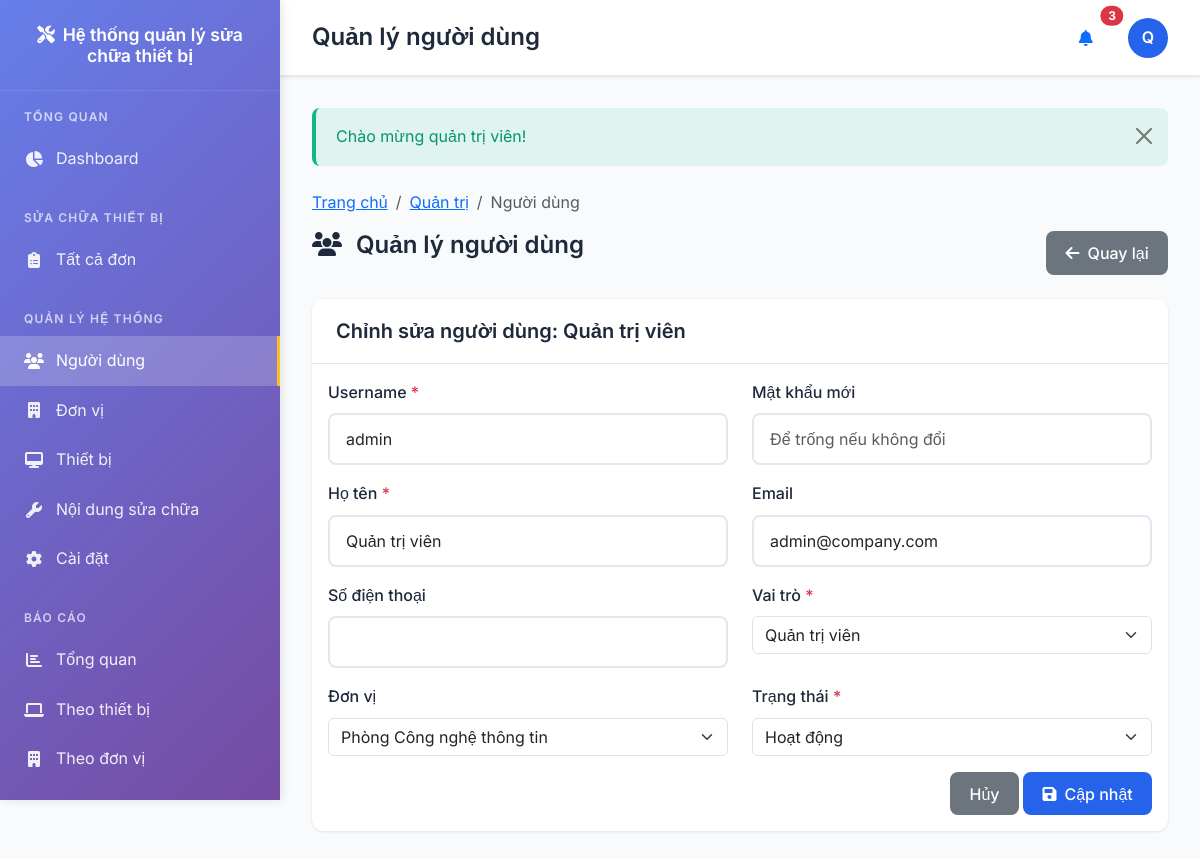
Screenshot of /admin/users.php?action=edit&id=1 (signed in) with the database file from the repository.
### tables this page shows
CREATE TABLE users (
    id INT AUTO_INCREMENT PRIMARY KEY,
    username VARCHAR(50) NOT NULL UNIQUE,
    password VARCHAR(255) NOT NULL,
    full_name VARCHAR(100) NOT NULL,
    email VARCHAR(100),
    phone VARCHAR(20),
    department_id INT,
    role_id INT NOT NULL,
    avatar VARCHAR(255),
    status ENUM('active', 'inactive') DEFAULT 'active',
    last_login TIMESTAMP NULL,
    created_at TIMESTAMP DEFAULT CURRENT_TIMESTAMP,
    updated_at TIMESTAMP DEFAULT CURRENT_TIMESTAMP ON UPDATE CURRENT_TIMESTAMP,
    FOREIGN KEY (department_id) REFERENCES departments(id) ON DELETE SET NULL,
    FOREIGN KEY (role_id) REFERENCES roles(id) ON DELETE RESTRICT
);

CREATE TABLE roles (
    id INT AUTO_INCREMENT PRIMARY KEY,
    name VARCHAR(50) NOT NULL UNIQUE,
    display_name VARCHAR(100) NOT NULL,
    description TEXT,
    created_at TIMESTAMP DEFAULT CURRENT_TIMESTAMP
);

CREATE TABLE departments (
    id INT AUTO_INCREMENT PRIMARY KEY,
    code VARCHAR(20) NOT NULL UNIQUE,
    name VARCHAR(200) NOT NULL,
    address TEXT,
    phone VARCHAR(20),
    email VARCHAR(100),
    manager_name VARCHAR(100),
    status ENUM('active', 'inactive') DEFAULT 'active',
    created_at TIMESTAMP DEFAULT CURRENT_TIMESTAMP,
    updated_at TIMESTAMP DEFAULT CURRENT_TIMESTAMP ON UPDATE CURRENT_TIMESTAMP
);

### admin/users.php (the view, shortened to what the rows shown need)
<?php
require_once __DIR__ . '/../config/config.php';
$userModel = new User();
$title = 'Quản lý người dùng';
$action = $_GET['action'] ?? 'list';
$db = Database::getInstance();
$roles = $db->fetchAll("SELECT * FROM roles ORDER BY display_name");
$departments = $db->fetchAll("SELECT * FROM departments WHERE status = 'active' ORDER BY name");
$filters = [
    'role_id' => $_GET['role_id'] ?? '',
    'department_id' => $_GET['department_id'] ?? '',
    'search' => $_GET['search'] ?? ''
];
$users = $userModel->getAll($filters);
$editUser = null;
if ($action === 'edit' && isset($_GET['id'])) {
    $editUser = $userModel->getById($_GET['id']);
}
?>
<div class="row mb-4">
    <div class="col-md-8">
        <h2 class="page-title">
            <i class="fas fa-users me-2"></i>
            Quản lý người dùng
        </h2>
    </div>
</div>
<?php if ($action === 'list'): ?>
    <div class="card mb-4">
        <div class="card-body">
            <form method="GET" class="row g-3">
                <div class="col-md-3">
                    <select name="role_id" class="form-select" onchange="this.form.submit()">
                        <option value="">Tất cả vai trò</option>
                        <?php foreach ($roles as $role): ?>
                            <option value="<?= $role['id'] ?>" <?= $filters['role_id'] == $role['id'] ? 'selected' : '' ?>>
                                <?= e($role['display_name']) ?>
                            </option>
                        <?php endforeach; ?>
                    </select>
                </div>
                <div class="col-md-3">
                    <select name="department_id" class="form-select" onchange="this.form.submit()">
                        <option value="">Tất cả đơn vị</option>
                        <?php foreach ($departments as $dept): ?>
                            <option value="<?= $dept['id'] ?>" <?= $filters['department_id'] == $dept['id'] ? 'selected' : '' ?>>
                                <?= e($dept['name']) ?>
                            </option>
                        <?php endforeach; ?>
                    </select>
                </div>
                <div class="col-md-4">
                    <div class="input-group">
                        <input type="text" name="search" class="form-control" placeholder="Tìm kiếm tên, username, email..."
                               value="<?= e($filters['search']) ?>">
                        <button class="btn btn-outline-secondary" type="submit">
                            <i class="fas fa-search"></i>
                        </button>
                    </div>
                </div>
                <div class="col-md-2">
                    <a href="<?= url('admin/users.php') ?>" class="btn btn-secondary w-100">
                        <i class="fas fa-redo me-1"></i>Làm mới
                    </a>
                </div>
            </form>
        </div>
    </div>
    <div class="card">
        <div class="card-body p-0">
            <?php if (empty($users)): ?>
                <div class="text-center py-5">
                    <i class="fas fa-users fa-3x text-muted mb-3"></i>
                    <h5 class="text-muted">Không có người dùng nào</h5>
                    <button type="button" class="btn btn-primary" data-bs-toggle="modal" data-bs-target="#createUserModal">
                        <i class="fas fa-plus me-2"></i>Thêm người dùng đầu tiên
                    </button>
                </div>
            <?php else: ?>
                <div class="table-responsive">
                    <table class="table table-hover mb-0">
                        <thead class="table-light">
                            <tr>
                                <th>Username</th>
                                <th>Họ tên</th>
                                <th>Email</th>
                                <th>Vai trò</th>
                                <th>Đơn vị</th>
                                <th>Trạng thái</th>
                                <th>Đăng nhập cuối</th>
                                <th class="text-center" width="120">Thao tác</th>
                            </tr>
                        </thead>
                        <tbody>
                            <?php foreach ($users as $user): ?>
                                <tr>
                                    <td>
                                        <strong><?= e($user['username']) ?></strong>
                                        <?php if ($user['id'] == current_user()['id']): ?>
                                            <span class="badge bg-info ms-1">Bạn</span>
                                        <?php endif; ?>
                                    </td>
                                    <td><?= e($user['full_name']) ?></td>
                                    <td><?= e($user['email']) ?></td>
                                    <td>
                                        <span class="badge bg-primary"><?= e($user['role_name']) ?></span>
                                    </td>
                                    <td><?= e($user['department_name'] ?? 'Chưa phân công') ?></td>
                                    <td>
                                        <?php if ($user['status'] === 'active'): ?>
                                            <span class="badge bg-success">Hoạt động</span>
                                        <?php else: ?>
                                            <span class="badge bg-secondary">Tạm khóa</span>
                                        <?php endif; ?>
                                    </td>
                                    <td>
                                        <?= $user['last_login'] ? format_datetime($user['last_login']) : 'Chưa đăng nhập' ?>
                                    </td>
                                    <td class="text-center">
                                        <div class="btn-group" role="group">
                                            <a href="<?= url('admin/users.php?action=edit&id=' . $user['id']) ?>"
                                               class="btn btn-sm btn-outline-primary" title="Sửa">
                                                <i class="fas fa-edit"></i>
                                            </a>
                                            <?php if ($user['id'] != current_user()['id']): ?>
                                                <button type="button" class="btn btn-sm btn-outline-danger"
                                                        onclick="deleteUser(<?= $user['id'] ?>, '<?= e($user['username']) ?>')" title="Xóa">
                                                    <i class="fas fa-trash"></i>
                                                </button>
                                            <?php endif; ?>
                                        </div>
                                    </td>
                                </tr>
                            <?php endforeach; ?>
                        </tbody>
                    </table>
                </div>
            <?php endif; ?>
        </div>
    </div>
<?php elseif ($action === 'edit' && $editUser): ?>
    <div class="card">
        <div class="card-header">
            <h5 class="card-title">Chỉnh sửa người dùng: <?= e($editUser['full_name']) ?></h5>
        </div>
        <div class="card-body">
            <form method="POST">
                <div class="row">
                    <div class="col-md-6 mb-3">
                        <label class="form-label">Username <span class="text-danger">*</span></label>
                        <input type="text" name="username" class="form-control" required
                               value="<?= e($editUser['username']) ?>">
                    </div>
                    <div class="col-md-6 mb-3">
                        <label class="form-label">Mật khẩu mới</label>
                        <input type="password" name="password" class="form-control"
                               placeholder="Để trống nếu không đổi">
                    </div>
                </div>
                <div class="row">
                    <div class="col-md-6 mb-3">
                        <label class="form-label">Họ tên <span class="text-danger">*</span></label>
                        <input type="text" name="full_name" class="form-control" required
                               value="<?= e($editUser['full_name']) ?>">
                    </div>
                    <div class="col-md-6 mb-3">
                        <label class="form-label">Email</label>
                        <input type="email" name="email" class="form-control"
                               value="<?= e($editUser['email']) ?>">
                    </div>
                </div>
                <div class="row">
                    <div class="col-md-6 mb-3">
                        <label class="form-label">Số điện thoại</label>
                        <input type="text" name="phone" class="form-control"
                               value="<?= e($editUser['phone']) ?>">
                    </div>
                    <div class="col-md-6 mb-3">
                        <label class="form-label">Vai trò <span class="text-danger">*</span></label>
                        <select name="role_id" class="form-select" required>
                            <?php foreach ($roles as $role): ?>
                                <option value="<?= $role['id'] ?>" <?= $editUser['role_id'] == $role['id'] ? 'selected' : '' ?>>
                                    <?= e($role['display_name']) ?>
                                </option>
                            <?php endforeach; ?>
                        </select>
                    </div>
                </div>
                <div class="row">
                    <div class="col-md-6 mb-3">
                        <label class="form-label">Đơn vị</label>
                        <select name="department_id" class="form-select">
                            <?php foreach ($departments as $dept): ?>
                                <option value="<?= $dept['id'] ?>" <?= $editUser['department_id'] == $dept['id'] ? 'selected' : '' ?>>
                                    <?= e($dept['name']) ?>
                                </option>
                            <?php endforeach; ?>
                        </select>
                    </div>
                    <div class="col-md-6 mb-3">
                        <label class="form-label">Trạng thái <span class="text-danger">*</span></label>
                        <select name="status" class="form-select" required>
                            <option value="active" <?= $editUser['status'] === 'active' ? 'selected' : '' ?>>Hoạt động</option>
                        </select>
                    </div>
                </div>
                <div class="text-end">
                    <a href="<?= url('admin/users.php') ?>" class="btn btn-secondary">Hủy</a>
                    <button type="submit" class="btn btn-primary">
                        <i class="fas fa-save me-2"></i>Cập nhật
                    </button>
                </div>
            </form>
        </div>
    </div>
<?php endif; ?>
<?php
$content = ob_get_clean();
include '../layouts/app.php';
?>

### layouts/app.php (shortened to what the rows shown need)
<!DOCTYPE html>
<html lang="vi">
<head>
    <link href="https://cdn.jsdelivr.net/npm/bootstrap@5.3.0/dist/css/bootstrap.min.css" rel="stylesheet">
    <link href="https://cdnjs.cloudflare.com/ajax/libs/font-awesome/6.4.0/css/all.min.css" rel="stylesheet">
</head>
<body>
    <?php
    $user = current_user();
    $current_page = basename($_SERVER['PHP_SELF'], '.php');
    ?>
            <?php if (has_any_role(['admin', 'clerk'])): ?>
            <div class="nav-section">
                <div class="nav-section-title">Báo cáo</div>
                <a href="<?= url('reports/overview.php') ?>" class="nav-link <?= $current_page === 'overview' ? 'active' : '' ?>">
                    <i class="fas fa-chart-bar"></i>
                    Tổng quan
                </a>
                <a href="<?= url('reports/equipment.php') ?>" class="nav-link <?= $current_page === 'equipment' && strpos($_SERVER['REQUEST_URI'], 'reports') ? 'active' : '' ?>">
                    <i class="fas fa-laptop"></i>
                    Theo thiết bị
                </a>
                <a href="<?= url('reports/department.php') ?>" class="nav-link <?= $current_page === 'department' ? 'active' : '' ?>">
                    <i class="fas fa-building"></i>
                    Theo đơn vị
                </a>
            </div>
            <?php endif; ?>
    <div class="main-content">
        <header class="main-header">
            <div class="header-content">
                <div>
                    <h1 class="page-title"><?= e($title ?? 'Dashboard') ?></h1>
                </div>
                <div class="user-menu">
                    <div class="dropdown">
                        <a href="#" class="user-avatar" data-bs-toggle="dropdown">
                            <?php if ($user && $user['avatar']): ?>
                                <img src="<?= upload_url('avatars/' . $user['avatar']) ?>" alt="Avatar" style="width: 100%; height: 100%; object-fit: cover; border-radius: 50%;">
                            <?php else: ?>
                                <?= $user ? strtoupper(substr($user['full_name'], 0, 1)) : 'U' ?>
                            <?php endif; ?>
                        </a>
                    </div>
                </div>
            </div>
        </header>
        <main class="content-area">
            <?php if (isset($content)): ?>
                <?= $content ?>
            <?php endif; ?>
        </main>
    </div>
</body>
</html>

### rows the page displays
users: full_name "Q", full_name "Quản trị viên", username "admin", email "admin@company.com", role_id "Quản trị viên", department_id "Phòng Công nghệ thông tin", status "Hoạt động"

### other values shown
APP_NAME "Hệ thống quản lý sửa chữa thiết bị"
$title "Quản lý người dùng"
$message['message'] "Chào mừng quản trị viên!"
$item['title'] "Trang chủ"
$item['title'] "Quản trị"
$item['title'] "Người dùng"
